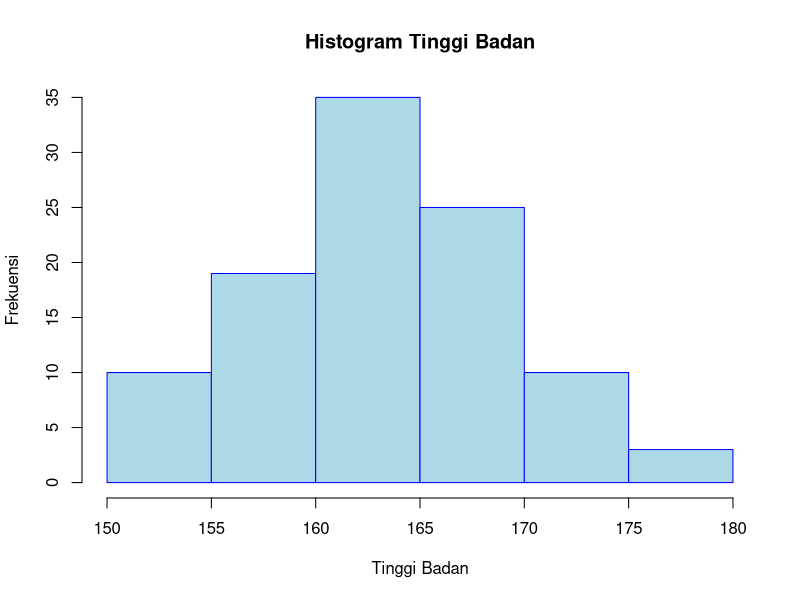
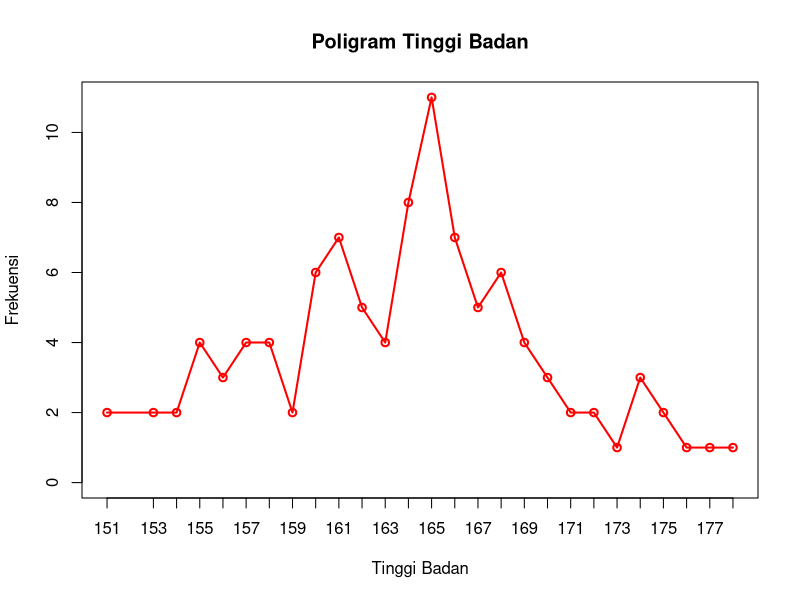

Write the R code that produced these figures, in order.
# Data tinggi badan
data <- c(164, 165, 151, 162, 177, 158, 154, 176, 174, 167, 151, 
          167, 164, 165, 163, 178, 154, 155, 162, 174, 168, 158, 
          173, 168, 165, 167, 169, 171, 172, 168, 175, 169, 169, 
          163, 160, 158, 167, 165, 156, 165, 168, 157, 155, 159, 
          160, 165, 162, 163, 170, 164, 166, 169, 157, 170, 165, 
          174, 161, 164, 166, 165, 164, 162, 160, 155, 171, 166, 
          170, 165, 153, 155, 175, 165, 164, 159, 163, 161, 161, 
          164, 156, 168, 156, 167, 162, 161, 161, 168, 166, 160, 
          160, 166, 164, 161, 172, 165, 157, 157, 160, 166, 166, 
          161, 158, 153)

# 1. Menghitung mean, median, dan modus
mean_data <- mean(data)
median_data <- median(data)
modus_data <- as.numeric(names(sort(table(data), decreasing = TRUE)[1]))

cat("Mean:", mean_data, "\n")
cat("Median:", median_data, "\n")
cat("Modus:", modus_data, "\n")

# 2. Membuat histogram
hist(data, main = "Histogram Tinggi Badan", xlab = "Tinggi Badan", ylab = "Frekuensi", border = "blue", col = "lightblue")

# Membuat poligram (grafik frekuensi)
frekuensi <- table(data)
plot(frekuensi, type = "o", main = "Poligram Tinggi Badan", xlab = "Tinggi Badan", ylab = "Frekuensi", col = "red", lwd = 2)

# 3. Penjelasan coding
cat("\nPenjelasan:\n")
cat("1. Data tinggi badan dimasukkan ke dalam vektor 'data'.\n")
cat("2. Mean dihitung menggunakan fungsi mean(), median dengan median(), dan modus menggunakan kombinasi fungsi table() dan sort().\n")
cat("3. Histogram dibuat dengan fungsi hist(), dan poligram dibuat dengan menggunakan fungsi plot() dengan tipe garis ('o').\n")
